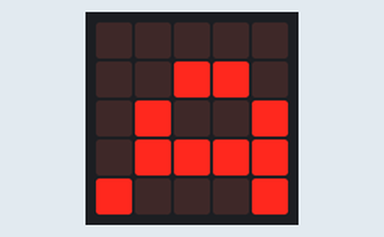
Simulated run of this program. Board: BBC micro:bit (MakeCode). Parts: the board's 5×5 LED display.

Above: at 0.1 s.
At 0.6 s:
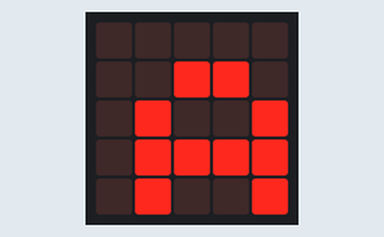
At 1.1 s:
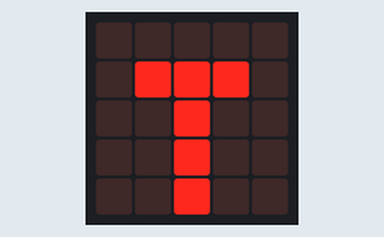
At 1.6 s:
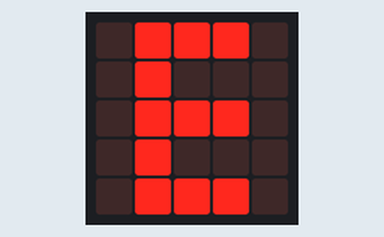
At 2.1 s:
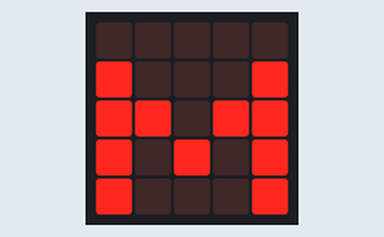

The program:

main.ts
```typescript
basic.showLeds(`
    . . . . .
    . . # # .
    . # . . #
    . # # # #
    # . . . #
    `)
basic.pause(100)
basic.showLeds(`
    . . . . .
    . . # # .
    . # . . #
    . # # # #
    . # . . #
    `)
basic.pause(100)
basic.showLeds(`
    . . . . .
    . # # # .
    . . # . .
    . . # . .
    . . # . .
    `)
basic.pause(100)
basic.showLeds(`
    . # # # .
    . # . . .
    . # # # .
    . # . . .
    . # # # .
    `)
basic.pause(100)
basic.showLeds(`
    . . . . .
    # . . . #
    # # . # #
    # . # . #
    # . . . #
    `)
basic.forever(function () {

})
```

test.ts
```typescript
// здесь помещаются тесты; они не будут скомпилированы, пока пакет используется в качестве расширения.
```

Measured:
- what the display in image 1 shows lasts 0.5 s, from 0.5 s to 1.0 s
